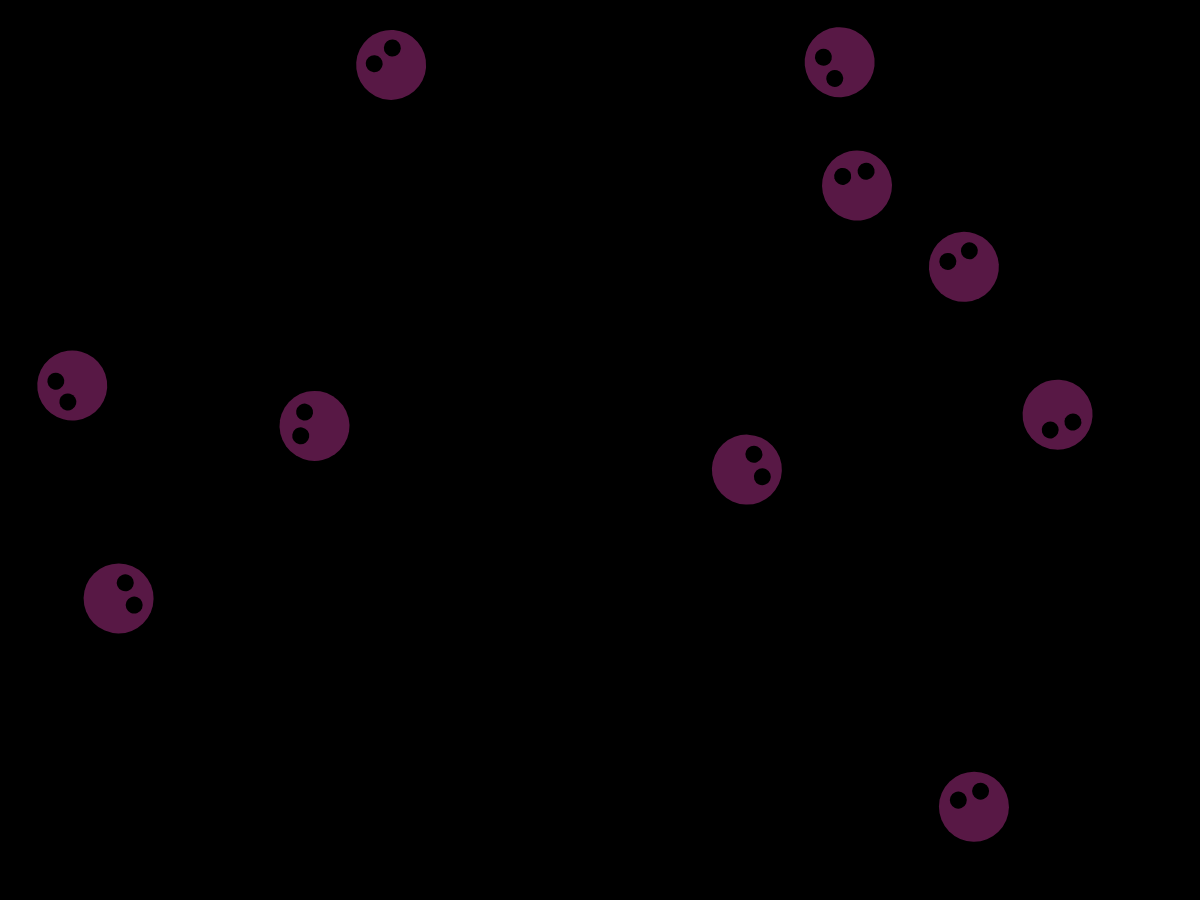
Frame 1 (no input)
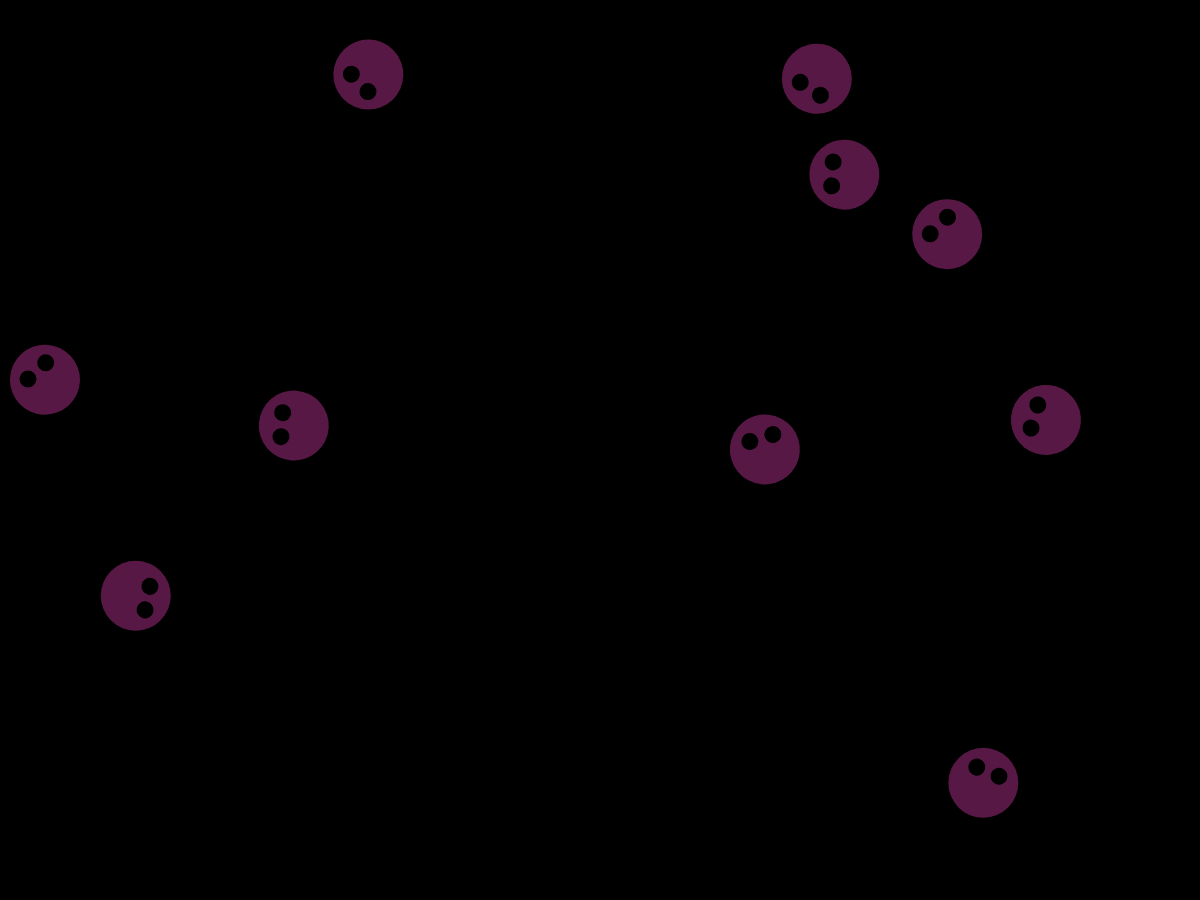
Frame 60 (no input)
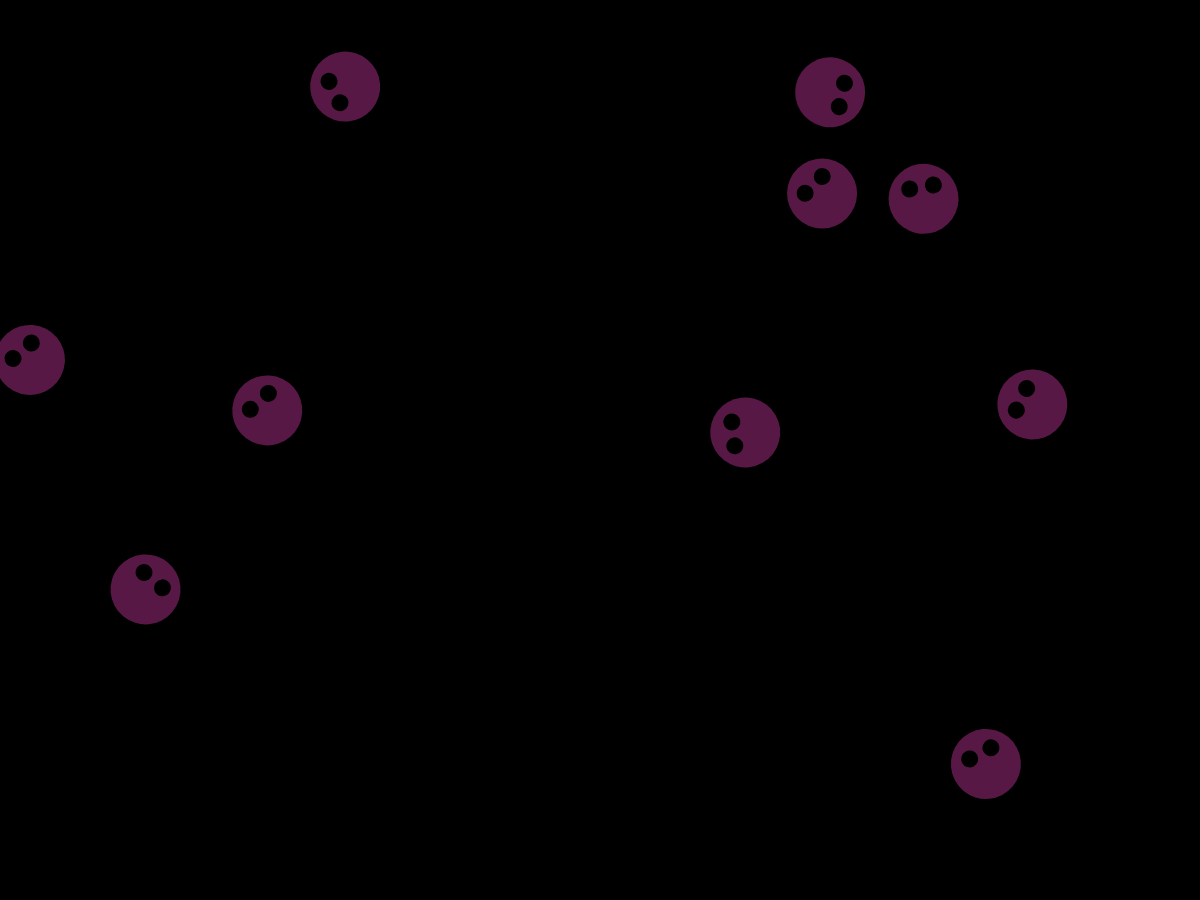
Frame 120 (the mouse pressed at the canvas centre since frame 60)

The p5.js sketch that drew these frames (run headless with seeded random() and noise() and a simulated clock; from frame 60 on, the mouse is pressed at the canvas centre):

// p5.js sketch
// ── sketch.js
var creatures = [];
function setup() {
  createCanvas(1200,900,);
  for (var i = 0; i < 10; i++) {
    creatures.push( new CreatureThatAttracts(random(width), random(height)));
  }
}

function draw() {
  background(0);
  for (var i = 0; i < creatures.length; i++) {
    creatures[i].setPrevious();
    // visit every other creature and see if we need to attract
    for (var j = i+1; j < creatures.length; j++) {
      creatures[i].attract( creatures[j] );
      creatures[i].repulse( creatures[j] );
    }

    // display the creature
    creatures[i].moveAndDisplay();
  }
}

// class hunter{
//   constructor(x,y) {
//     this.x = x;
//     this.y = y;
//     this.noiseOffsetX = random(0,1000);
//     this.noiseOffsetY = random(0,1000);
//     this.attractionZoneSize = 700;
//     this.neighbors=0;
//   }
//   moveAndDisplay() {
//     this.x += map( noise(this.noiseOffsetX), 0, 1, -1.5, 1.5);
//     this.y += map( noise(this.noiseOffsetY), 0, 1, -1.5, 1.5);
//     this.noiseOffsetX += 0.01;
//     this.noiseOffsetY += 0.01;
//     if(this.x>width){
//       this.x=0
//     }
//     else if(this.x<0){
//       this.x = width
//     }
//     if(this.y>height){
//       this.y=0
//     }
//     else if(this.y<0){
//       this.y = height
//     }


//     // draw the creature
//     fill(255);
//     noStroke();
//     ellipse(this.x, this.y, 10, 10);

//     // draw the 'attraction zone' for the creature
//     noFill();
//     stroke(0,255,0);
//     ellipse(this.x, this.y, this.attractionZoneSize, this.attractionZoneSize);

//     noFill();
//     stroke(255,0,0);
//     ellipse(this.x, this.y, 10, 10);
//     console.log("test");
//     ellipse(this.x, this.y, this.repulsionZoneSize, this.repulsionZoneSize);
//   }

//   attract(otherCreature) {
//     // see how far away we are from the other creatures
//     var d = dist(this.x, this.y, otherCreature.x, otherCreature.y);
//     // are we within the atraction zone?
//     if (d < this.attractionZoneSize/2) {
//       // move toward this creature a little bit
//       var dX = otherCreature.x - this.x;
//       var dY = otherCreature.y - this.y;

//       // move 5% of the way to the new creature
//       this.x += dX * 0.0001;
//       this.y += dY * 0.0001;
//     }
//   }
// }


class CreatureThatAttracts {

  constructor(x,y) {
    this.x = x;
    this.y = y; 
    this.previousX=0;
    this.previousY=0;
    this.noiseOffsetX = random(0,1000);
    this.noiseOffsetY = random(0,1000);
    this.attractionZoneSize = 400;
    this.repulsionZoneSize=200;
    this.repulsionStrength=0.02;
    this.attractionStrength=0.001;
    this.neighbors=0;
  }
  setPrevious(){
    this.previousX=this.x;
    this.previousY=this.y;
  }
  moveAndDisplay() {
    this.x += map( noise(this.noiseOffsetX), 0, 1, -1, 1);
    this.y += map( noise(this.noiseOffsetY), 0, 1, -1, 1);
    this.noiseOffsetX += 0.01;
    this.noiseOffsetY += 0.01;
    if(this.x>width){
      this.x=0
    }
    else if(this.x<0){
      this.x = width
    }
    if(this.y>height){
      this.y=0
    }
    else if(this.y<0){
      this.y = height
    }

    // draw the creature
    fill(255);
    noStroke();
    this.rotateCreature();
    // draw the 'attraction zone' for the creature
     // ellipse(this.x, this.y, this.repulsionZoneSize, this.repulsionZoneSize);
  }
  rotateCreatureMouse(){
    push();
    fill("#581845");
    rectMode(CENTER);
    var mouse_out_x=mouseX;
    var mouse_out_y=mouseY;
    var xlen=mouseX-this.x;
    var ylen=this.y-mouseY;
    var result=ylen/xlen;
    var ang=Math.atan(result);
    if (mouseX<this.x) {
      ang=ang+3.141592;
    }
    var c = -((ang));
    if(cos(c)>0){
      console.log("greater");
      console.log(cos(c))
    }
    translate(this.x, this.y);
    // console.log(c)
    //apply the final rotation
    rotate(c);
    ellipse(0, 0, 100, 100);  
    fill(0);
    ellipse(15,-20,20,20);
    ellipse(15,20,20,20);
    fill(229, 125, 34);
    // ellipse(50,50,30,30);
    pop();
  }
  rotateCreature(){
    push();
    fill("#581845");
    rectMode(CENTER);
    var xlen=(this.previousX-this.x);
    var ylen=(this.y-this.previousY);
    var result=ylen/xlen;
    var ang=Math.atan(result);
    ang=ang+3.14159;
    if (this.previousX<this.x) {
      ang=ang+3.141592;
    }
    var c = -((ang));
    if(cos(c)>0){
      console.log("greater");
      console.log(cos(c))
    }
    translate(this.x, this.y);
    // console.log(c)
    //apply the final rotation
    rotate(c);
    ellipse(0, 0, 70, 70);  
    fill(0);
    ellipse(12,-12,17,17);
    ellipse(12,12,17,17);
    fill(229, 125, 34);
    // ellipse(50,50,30,30);
    pop();
  }

  attract(otherCreature) {
    // see how far away we are from the other creatures
    var d = dist(this.x, this.y, otherCreature.x, otherCreature.y);
    // are we within the atraction zone?
    if (d < this.attractionZoneSize/2) {
      // move toward this creature a little bit
      var dX = otherCreature.x - this.x;
      var dY = otherCreature.y - this.y;

      // move 5% of the way to the new creature
      this.x += dX * this.attractionStrength;
      this.y += dY * this.attractionStrength;
      this.neighbors++;
    }

  }
  repulse(otherCreature) {
    // see how far away we are from the other creatures
    var d = dist(this.x, this.y, otherCreature.x, otherCreature.y);
    // are we within the atraction zone?
    if (d < this.repulsionZoneSize/2) {
      // move toward this creature a little bit
      var dX = otherCreature.x - this.x;
      var dY = otherCreature.y - this.y;

      // move 5% of the way to the new creature
      this.x -= dX * this.repulsionStrength;
      this.y -= dY * this.repulsionStrength;
      this.neighbors++;
    }
  }
}
